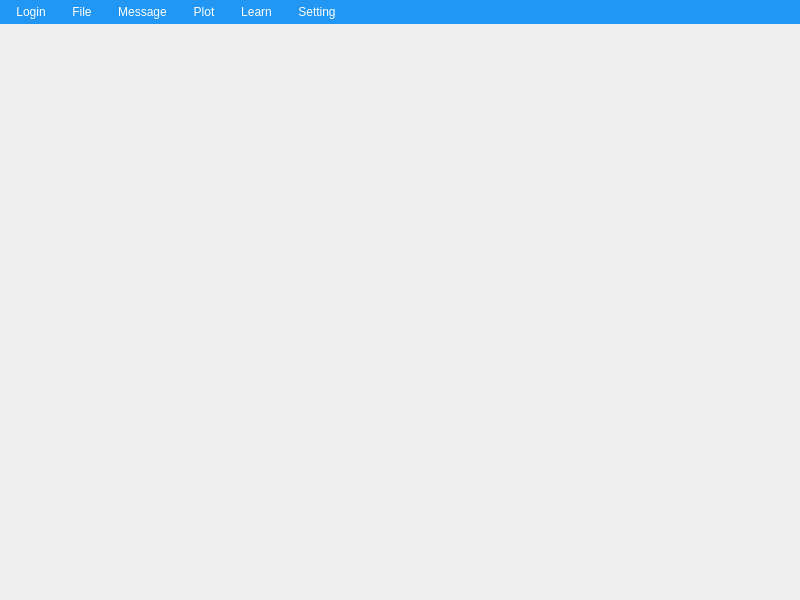
<?xml version="1.0" encoding="UTF-8"?>
<ui version="4.0">
 <class>MainWindow</class>
 <widget class="QMainWindow" name="MainWindow">
  <property name="geometry">
   <rect>
    <x>0</x>
    <y>0</y>
    <width>800</width>
    <height>600</height>
   </rect>
  </property>
  <property name="windowTitle">
   <string>MainWindow</string>
  </property>
  <property name="styleSheet">
   <string notr="true">
/* 菜单栏背景 */
QMenuBar {
    background-color: #2196F3;  /* 蓝色背景 */
    color: white;               /* 白色文字 */
}

/* 菜单项样式 */
QMenuBar::item {
    background-color: transparent;  /* 默认透明背景 */
    padding: 5px 10px;             /* 内边距 */
}

/* 鼠标悬停在菜单项上时 */
QMenuBar::item:selected {
    background-color: #0d47a1;  /* 深蓝色 */
}
QPushButton {
    color: white;  /* 白色字体 */
    border-radius: 8px;  /* 圆角边框 */
    background: qlineargradient(x1:0, y1:0, x2:0, y2:1,
                               stop:0 #2196F3, stop:1 #1976D2);  /* 渐变蓝色 */
    padding: 5px 15px;  /* 内边距 */
    font-weight: bold;  /* 粗体 */
    border: 1px solid #1565C0;  /* 边框颜色 */
}

QPushButton:hover {
    background: qlineargradient(x1:0, y1:0, x2:0, y2:1,
                               stop:0 #42A5F5, stop:1 #2196F3);  /* 悬停时颜色更亮 */
}

QPushButton:pressed {
    background: qlineargradient(x1:0, y1:0, x2:0, y2:1,
                               stop:0 #1976D2, stop:1 #0D47A1);  /* 按下时颜色更暗 */
}
</string>
  </property>
  <widget class="QWidget" name="centralwidget"/>
  <widget class="QMenuBar" name="menubar">
   <property name="geometry">
    <rect>
     <x>0</x>
     <y>0</y>
     <width>800</width>
     <height>26</height>
    </rect>
   </property>
   <widget class="QMenu" name="menuLogin">
   <property name="title">
     <string>Login</string>
    </property>
   </widget>
   <widget class="QMenu" name="menuFile">
    <property name="styleSheet">
     <string notr="true"/>
    </property>
    <property name="title">
     <string>File</string>
    </property>
   </widget>
   <widget class="QMenu" name="menuMessage">
    <property name="title">
     <string>Message</string>
    </property>
   </widget>
   <widget class="QMenu" name="menuPlot">
    <property name="title">
     <string>Plot</string>
    </property>
   </widget>
   <widget class="QMenu" name="menuLearn">
    <property name="title">
     <string>Learn</string>
    </property>
   </widget>
   <widget class="QMenu" name="menuSetting">
    <property name="title">
     <string>Setting</string>
    </property>
   </widget>
   <addaction name="menuLogin"/>
   <addaction name="menuFile"/>
   <addaction name="menuMessage"/>
   <addaction name="menuPlot"/>
   <addaction name="menuLearn"/>
   <addaction name="menuSetting"/>
  </widget>
 </widget>
 <resources/>
 <connections/>
</ui>
